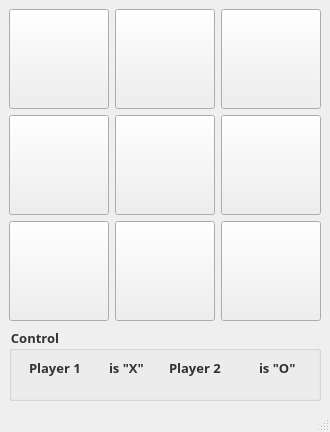
<?xml version="1.0" encoding="UTF-8"?>
<ui version="4.0">
 <class>game</class>
 <widget class="QMainWindow" name="game">
  <property name="geometry">
   <rect>
    <x>0</x>
    <y>0</y>
    <width>330</width>
    <height>432</height>
   </rect>
  </property>
  <property name="windowTitle">
   <string>Leon Noughts and crosses</string>
  </property>
  <widget class="QWidget" name="centralwidget">
   <layout class="QGridLayout" name="gridLayout">
    <item row="0" column="0">
     <widget class="QPushButton" name="pushButton">
      <property name="minimumSize">
       <size>
        <width>100</width>
        <height>100</height>
       </size>
      </property>
      <property name="font">
       <font>
        <family>MV Boli</family>
        <pointsize>48</pointsize>
        <weight>75</weight>
        <bold>true</bold>
       </font>
      </property>
      <property name="styleSheet">
       <string notr="true">color:rgb(50, 50, 50)</string>
      </property>
      <property name="text">
       <string/>
      </property>
     </widget>
    </item>
    <item row="0" column="2">
     <widget class="QPushButton" name="pushButton_3">
      <property name="minimumSize">
       <size>
        <width>100</width>
        <height>100</height>
       </size>
      </property>
      <property name="font">
       <font>
        <family>MV Boli</family>
        <pointsize>48</pointsize>
        <weight>75</weight>
        <bold>true</bold>
       </font>
      </property>
      <property name="styleSheet">
       <string notr="true">color:rgb(50, 50, 50)</string>
      </property>
      <property name="text">
       <string/>
      </property>
     </widget>
    </item>
    <item row="1" column="0">
     <widget class="QPushButton" name="pushButton_4">
      <property name="minimumSize">
       <size>
        <width>100</width>
        <height>100</height>
       </size>
      </property>
      <property name="font">
       <font>
        <family>MV Boli</family>
        <pointsize>48</pointsize>
        <weight>75</weight>
        <bold>true</bold>
       </font>
      </property>
      <property name="styleSheet">
       <string notr="true">color:rgb(50, 50, 50)</string>
      </property>
      <property name="text">
       <string/>
      </property>
     </widget>
    </item>
    <item row="0" column="1">
     <widget class="QPushButton" name="pushButton_2">
      <property name="minimumSize">
       <size>
        <width>100</width>
        <height>100</height>
       </size>
      </property>
      <property name="font">
       <font>
        <family>MV Boli</family>
        <pointsize>48</pointsize>
        <weight>75</weight>
        <bold>true</bold>
       </font>
      </property>
      <property name="styleSheet">
       <string notr="true">color:rgb(50, 50, 50)</string>
      </property>
      <property name="text">
       <string/>
      </property>
     </widget>
    </item>
    <item row="2" column="0">
     <widget class="QPushButton" name="pushButton_7">
      <property name="minimumSize">
       <size>
        <width>100</width>
        <height>100</height>
       </size>
      </property>
      <property name="font">
       <font>
        <family>MV Boli</family>
        <pointsize>48</pointsize>
        <weight>75</weight>
        <bold>true</bold>
       </font>
      </property>
      <property name="styleSheet">
       <string notr="true">color:rgb(50, 50, 50)</string>
      </property>
      <property name="text">
       <string/>
      </property>
     </widget>
    </item>
    <item row="1" column="1">
     <widget class="QPushButton" name="pushButton_5">
      <property name="minimumSize">
       <size>
        <width>100</width>
        <height>100</height>
       </size>
      </property>
      <property name="font">
       <font>
        <family>MV Boli</family>
        <pointsize>48</pointsize>
        <weight>75</weight>
        <bold>true</bold>
       </font>
      </property>
      <property name="styleSheet">
       <string notr="true">color:rgb(50, 50, 50)</string>
      </property>
      <property name="text">
       <string/>
      </property>
     </widget>
    </item>
    <item row="1" column="2">
     <widget class="QPushButton" name="pushButton_6">
      <property name="minimumSize">
       <size>
        <width>100</width>
        <height>100</height>
       </size>
      </property>
      <property name="font">
       <font>
        <family>MV Boli</family>
        <pointsize>48</pointsize>
        <weight>75</weight>
        <bold>true</bold>
       </font>
      </property>
      <property name="styleSheet">
       <string notr="true">color:rgb(50, 50, 50)</string>
      </property>
      <property name="text">
       <string/>
      </property>
     </widget>
    </item>
    <item row="2" column="2">
     <widget class="QPushButton" name="pushButton_9">
      <property name="minimumSize">
       <size>
        <width>100</width>
        <height>100</height>
       </size>
      </property>
      <property name="font">
       <font>
        <family>MV Boli</family>
        <pointsize>48</pointsize>
        <weight>75</weight>
        <bold>true</bold>
       </font>
      </property>
      <property name="styleSheet">
       <string notr="true">color:rgb(50, 50, 50)</string>
      </property>
      <property name="text">
       <string/>
      </property>
     </widget>
    </item>
    <item row="2" column="1">
     <widget class="QPushButton" name="pushButton_8">
      <property name="minimumSize">
       <size>
        <width>100</width>
        <height>100</height>
       </size>
      </property>
      <property name="font">
       <font>
        <family>MV Boli</family>
        <pointsize>48</pointsize>
        <weight>75</weight>
        <bold>true</bold>
       </font>
      </property>
      <property name="styleSheet">
       <string notr="true">color:rgb(50, 50, 50)</string>
      </property>
      <property name="text">
       <string/>
      </property>
     </widget>
    </item>
    <item row="3" column="0" colspan="3">
     <widget class="QGroupBox" name="groupBox">
      <property name="font">
       <font>
        <family>Gadugi</family>
        <pointsize>10</pointsize>
        <weight>75</weight>
        <bold>true</bold>
       </font>
      </property>
      <property name="styleSheet">
       <string notr="true">color:rgb(50, 50, 50)</string>
      </property>
      <property name="title">
       <string>Control</string>
      </property>
      <widget class="QLabel" name="label">
       <property name="geometry">
        <rect>
         <x>20</x>
         <y>30</y>
         <width>71</width>
         <height>21</height>
        </rect>
       </property>
       <property name="font">
        <font>
         <family>Gadugi</family>
         <pointsize>10</pointsize>
         <weight>75</weight>
         <bold>true</bold>
        </font>
       </property>
       <property name="text">
        <string>Player 1 </string>
       </property>
      </widget>
      <widget class="QLabel" name="label_2">
       <property name="geometry">
        <rect>
         <x>100</x>
         <y>30</y>
         <width>61</width>
         <height>21</height>
        </rect>
       </property>
       <property name="font">
        <font>
         <family>Gadugi</family>
         <pointsize>10</pointsize>
         <weight>75</weight>
         <bold>true</bold>
        </font>
       </property>
       <property name="text">
        <string>is &quot;X&quot;</string>
       </property>
      </widget>
      <widget class="QLabel" name="label_3">
       <property name="geometry">
        <rect>
         <x>160</x>
         <y>30</y>
         <width>81</width>
         <height>21</height>
        </rect>
       </property>
       <property name="font">
        <font>
         <family>Gadugi</family>
         <pointsize>10</pointsize>
         <weight>75</weight>
         <bold>true</bold>
        </font>
       </property>
       <property name="text">
        <string>Player 2 </string>
       </property>
      </widget>
      <widget class="QLabel" name="label_4">
       <property name="geometry">
        <rect>
         <x>250</x>
         <y>30</y>
         <width>47</width>
         <height>21</height>
        </rect>
       </property>
       <property name="font">
        <font>
         <family>Gadugi</family>
         <pointsize>10</pointsize>
         <weight>75</weight>
         <bold>true</bold>
        </font>
       </property>
       <property name="text">
        <string>is &quot;O&quot;</string>
       </property>
      </widget>
     </widget>
    </item>
   </layout>
  </widget>
  <widget class="QMenuBar" name="menubar">
   <property name="geometry">
    <rect>
     <x>0</x>
     <y>0</y>
     <width>330</width>
     <height>20</height>
    </rect>
   </property>
  </widget>
  <widget class="QStatusBar" name="statusbar"/>
 </widget>
 <resources/>
 <connections/>
</ui>
